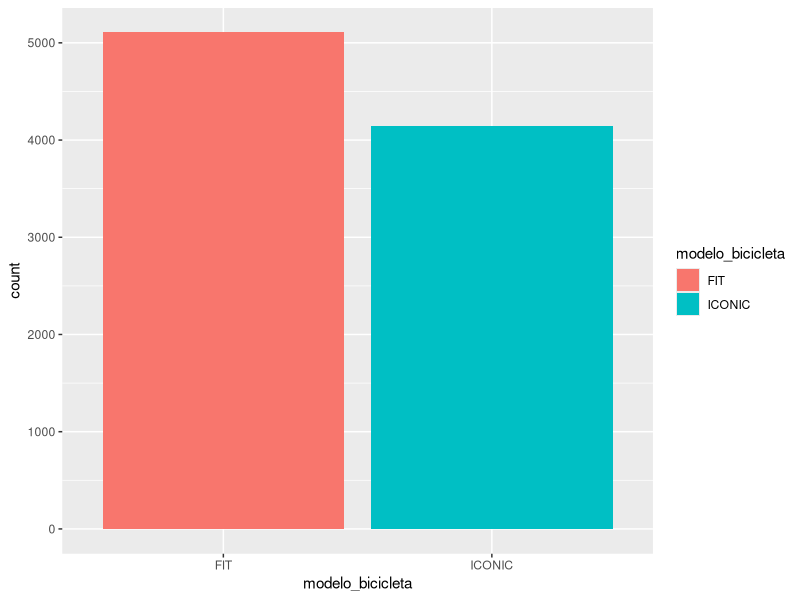
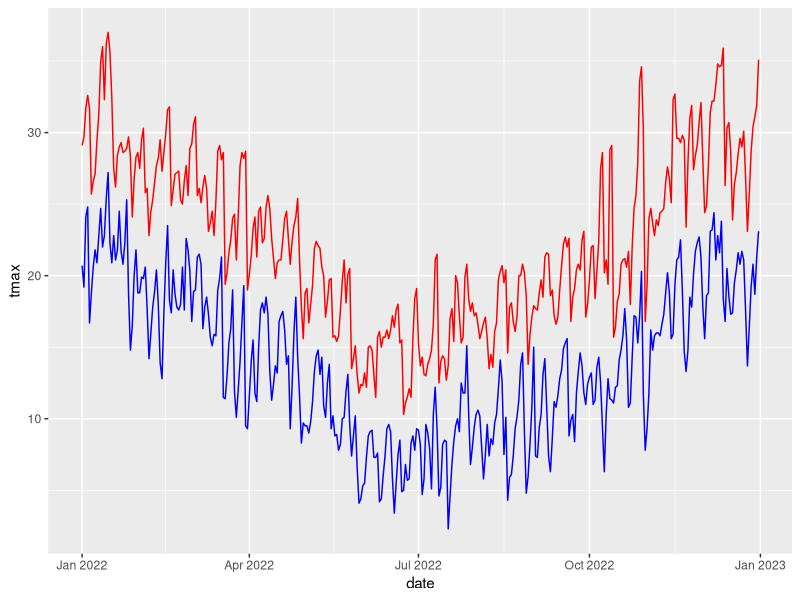
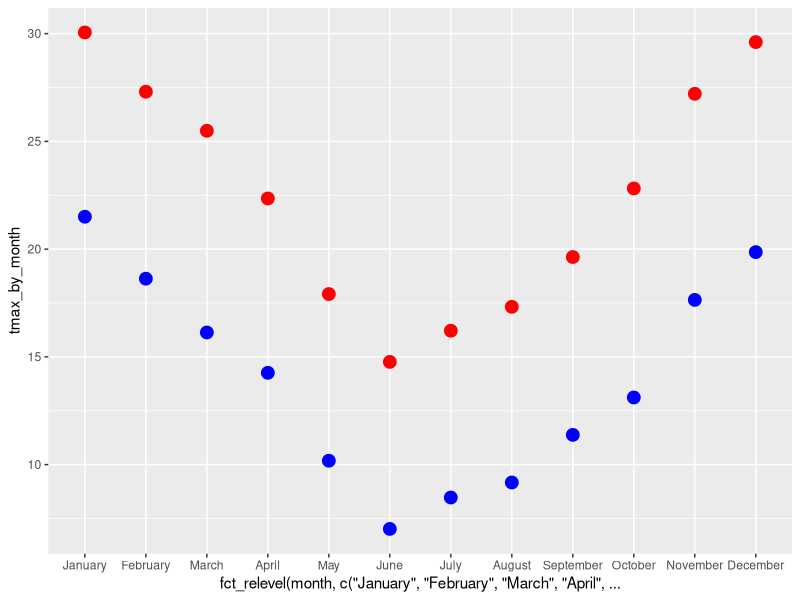
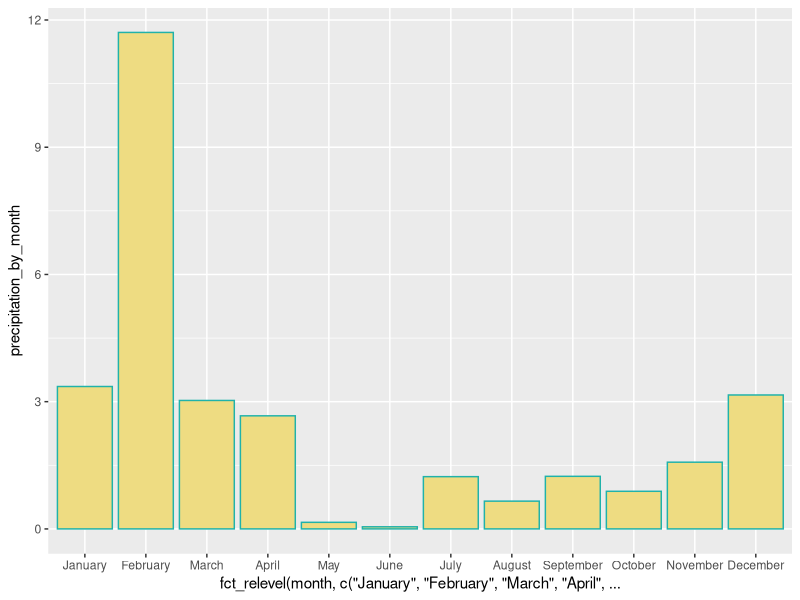
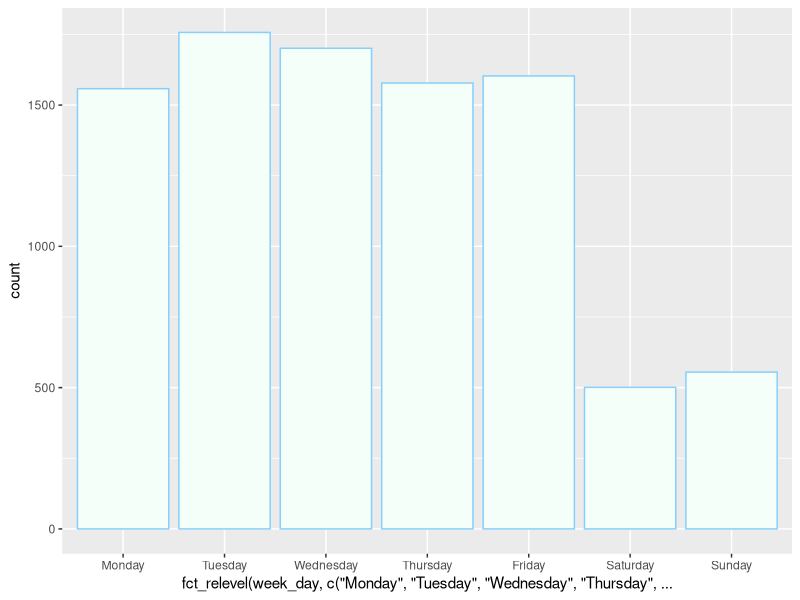
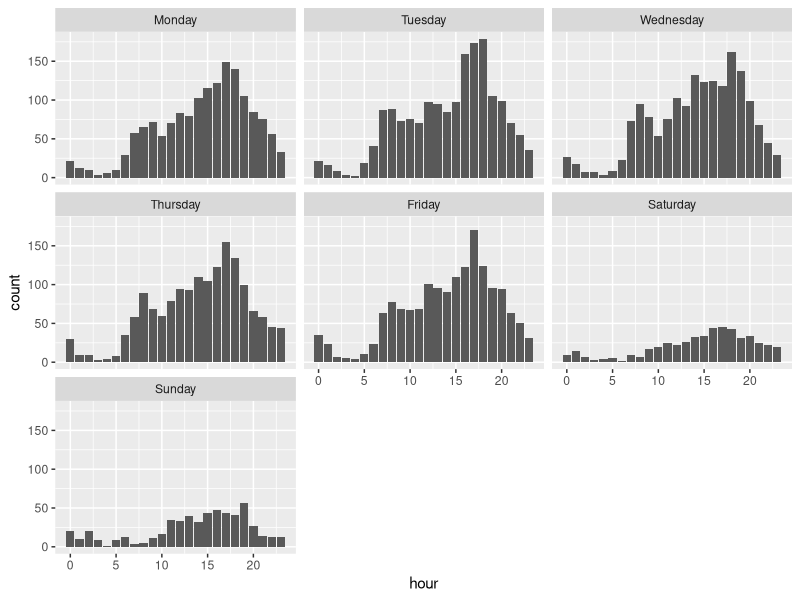
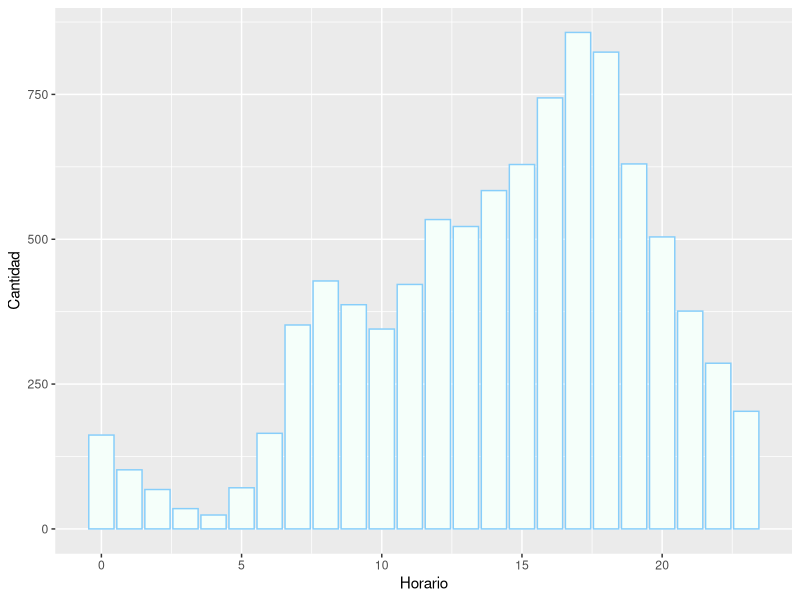
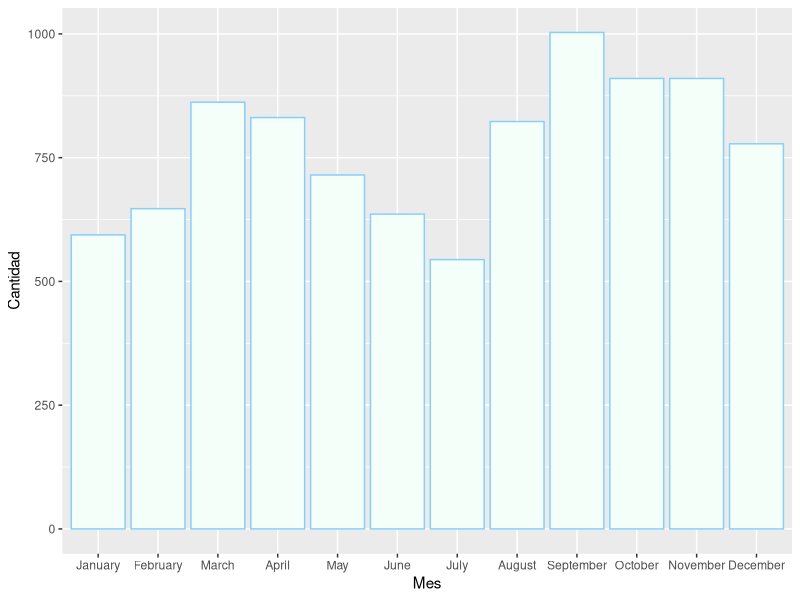

Here is the R script that generated these plots, in order:

#Librerias ----
library(readr)
library(tidyverse)



#Dataframes ----

#Lectura de dataframes. Para leer los archivos csv usamos el comando read_csv.

clima_aeroparque_BA_2022 <- read_csv("Data/Clima_Aeroparque_BA.csv")

bike_trips_2022 <- read_csv("Data/trips_2022_reducido.csv")

#Filtramos el dataframe de bicis
bike_trips_2022_5_to_60_min <- bike_trips_2022 %>% 
  filter(between(duracion_recorrido, left = 60*5, right = 60*60))

#Dtaframe de bicis filtrado con 3 variables mas: mes, dia de la semana y horario
month_day_hour_bike_trips_2022_5_to_60_min <- bike_trips_2022_5_to_60_min %>% 
  mutate(month = months(fecha_origen_recorrido), hour = hour(fecha_origen_recorrido), week_day = wday(fecha)) %>% 
  mutate(week_day = case_when(week_day == 1 ~ "Sunday",
                              week_day == 2 ~ "Monday",
                              week_day == 3 ~ "Tuesday",
                              week_day == 4 ~ "Wednesday",
                              week_day == 5 ~ "Thursday",
                              week_day == 6 ~ "Friday",
                              week_day == 7 ~ "Saturday"))
         


#Dtaframe del clima con 1 variables mas: mes
clima_aeroparque_BA_2022_bymonth <- clima_aeroparque_BA_2022 %>% 
  mutate(month = months(date)) 

  
  


#Dataframe bike_trips_2022_5_to_60_min ----

#esto es un resumen del datarframe de bicis con viajes entre 5 a 20 minutos
summary_bike_trips_2022_5_to_60_min <- summary(bike_trips_2022_5_to_60_min) 

#visualizacion de viajes en minutos
trips_duration_in_minutes <- bike_trips_2022_5_to_60_min %>% 
  mutate(duracion_recorrido = duracion_recorrido/60) %>% 
  ggplot(mapping = aes(x = duracion_recorrido)) +
  geom_histogram(colour = "#E6AC6E", fill = "beige", bins = 11) +
  labs(x = "Duracion", y = "Cantidad", title = "Duracion de los recorridos en minutos")

#dataframe con el viaje promedio y la mediana
promedio_y_mediana_de_viajes <-  bike_trips_2022_5_to_60_min %>% 
  mutate(duracion_recorrido = duracion_recorrido/60) %>% 
  summarise("viaje promedio" = mean(duracion_recorrido), mediana = median(duracion_recorrido))

#visualizacion de viajes por mes
trips_by_month <- month_day_hour_bike_trips_2022_5_to_60_min %>% 
  ggplot(mapping = aes(x = fct_relevel(month, c("January", "February", "March", "April", "May", "June", "July", "August", "September", "October", "November", "December")))) +
  geom_bar(fill = "mintcream", colour = "lightskyblue") +
  labs(x = "Mes", y = "Cantidad")

#visualizacion de viajes por dia
trips_by_day <- month_day_hour_bike_trips_2022_5_to_60_min %>% 
  ggplot(mapping = aes(x = fct_relevel(week_day, c("Monday", "Tuesday", "Wednesday", "Thursday", "Friday", "Saturday", "Sunday"))))+
  geom_bar(fill = "mintcream", colour = "lightskyblue")

#visualizacion de viajes por hora
trips_by_hour <- month_day_hour_bike_trips_2022_5_to_60_min %>% 
  ggplot(mapping = aes(x = hour)) +
  geom_bar(fill = "mintcream", colour = "lightskyblue") +
  labs(x = "Horario", y = "Cantidad")

#visualizacion de viajes por mes y hora
trips_by_month_and_hour <- month_day_hour_bike_trips_2022_5_to_60_min %>% 
  group_by(month) %>% 
  ggplot(mapping = aes(x = hour)) +
  geom_bar() +
  facet_wrap(~fct_relevel(month, c("January", "February", "March", "April", "May", "June", "July", "August", "September", "October", "November", "December")))

#visualizacion de viajes por dia y hora
trips_by_day_and_hour <- month_day_hour_bike_trips_2022_5_to_60_min %>% 
  group_by(week_day) %>% 
  ggplot(mapping = aes(x = hour)) +
  geom_bar() +
  facet_wrap(~fct_relevel(week_day, c("Monday", "Tuesday", "Wednesday", "Thursday", "Friday", "Saturday", "Sunday")))

#dataframe con la cantidad de estaciones de origen 
origin_trip <- bike_trips_2022_5_to_60_min %>% 
  select(id_estacion_origen, nombre_estacion_origen) %>% 
  group_by(id_estacion_origen, nombre_estacion_origen) %>% 
  summarise(amount_by_station = n()) %>% 
  arrange(desc(amount_by_station))

#dataframe con la cantidad de estaciones de llegada
destination_trip <- bike_trips_2022_5_to_60_min %>% 
  select(id_estacion_destino, nombre_estacion_destino) %>% 
  group_by(id_estacion_destino, nombre_estacion_destino) %>% 
  summarise(amount_by_station = n()) %>% 
  arrange(desc(amount_by_station)) 

#viajes mas comunes
common_trips <- bike_trips_2022_5_to_60_min %>% 
  select(id_estacion_origen, nombre_estacion_origen, id_estacion_destino, nombre_estacion_destino) %>% 
  group_by(id_estacion_origen, nombre_estacion_origen, id_estacion_destino, nombre_estacion_destino) %>% 
  summarise(amount = n()) %>% 
  arrange(desc(amount))

#tipo de bici
bike_type <- bike_trips_2022_5_to_60_min %>% 
  select(modelo_bicicleta) %>% 
  ggplot(mapping = aes(x = modelo_bicicleta, fill = modelo_bicicleta)) +
  geom_bar()

#uso de bicis por genero
use_of_bikes_by_gender <- bike_trips_2022_5_to_60_min %>% 
  select(Género) %>% 
  filter(!is.na(Género)) %>% 
  ggplot(mapping = aes(x = Género, fill = Género)) + 
  geom_bar()


#Dataframe clima_aeroparque_BA_2022 ----

#dataframe summary del clima
summary_weather <- summary(clima_aeroparque_BA_2022)

#grafico de temperaturas por mes
grafico_temperatura_por_mes <- clima_aeroparque_BA_2022_bymonth %>% 
  select(tmin, tmax, tavg, month) %>% 
  group_by(month) %>% 
  summarise(tmin_by_month = mean(tmin), tmax_by_month = mean(tmax), tavg_by_month = mean(tavg)) %>% 
  ggplot(mapping = aes(x = fct_relevel(month, c("January", "February", "March", "April", "May", "June", "July", "August", "September", "October", "November", "December")), y = tmax_by_month)) +
  geom_point(colour = "red", size = 4) +
  geom_point(aes(x = fct_relevel(month, c("January", "February", "March", "April", "May", "June", "July", "August", "September", "October", "November", "December")), y = tmin_by_month), color = "blue", size = 4)

#grafico de temperaturas por dia
grafico_temperatura_por_dia <- clima_aeroparque_BA_2022_bymonth %>% ggplot(mapping = aes(x = date, y = tmax)) +
  geom_line(colour = "red") +
  geom_line(aes(y = tmin), colour = "blue")

#precipitaciones por mes
precipitaciones_por_mes <- clima_aeroparque_BA_2022_bymonth %>% 
  group_by(month) %>% 
  filter(!is.na(prcp)) %>% 
  summarise(precipitation_by_month = mean(prcp)) %>% 
  ggplot(mapping = aes(x = fct_relevel(month, c("January", "February", "March", "April", "May", "June", "July", "August", "September", "October", "November", "December")), y = precipitation_by_month)) +
  geom_col(fill = "lightgoldenrod2", colour = "lightseagreen")
